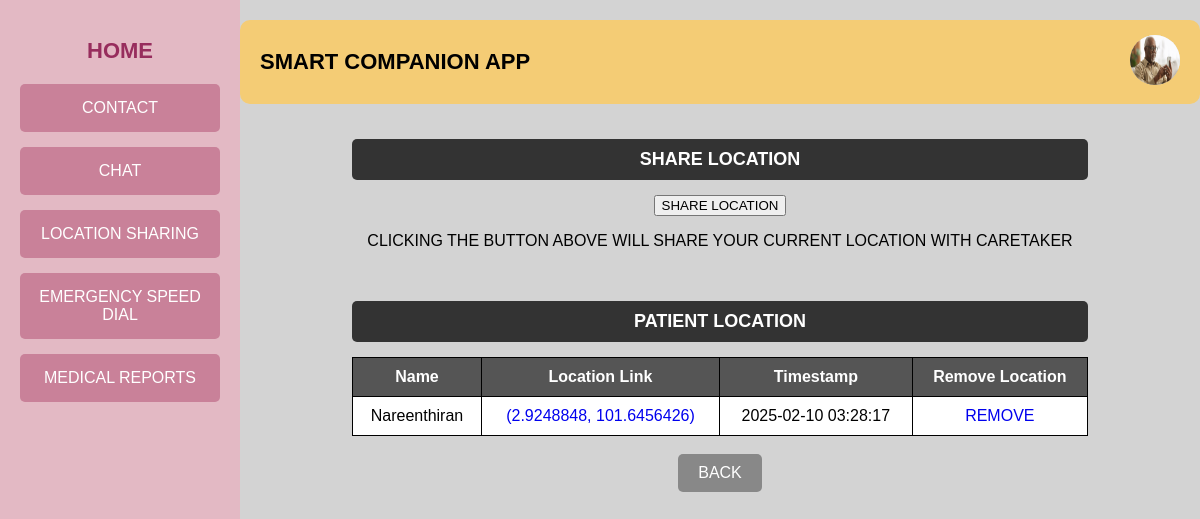
The page /locationuser (signed in) on the database as committed earlier.
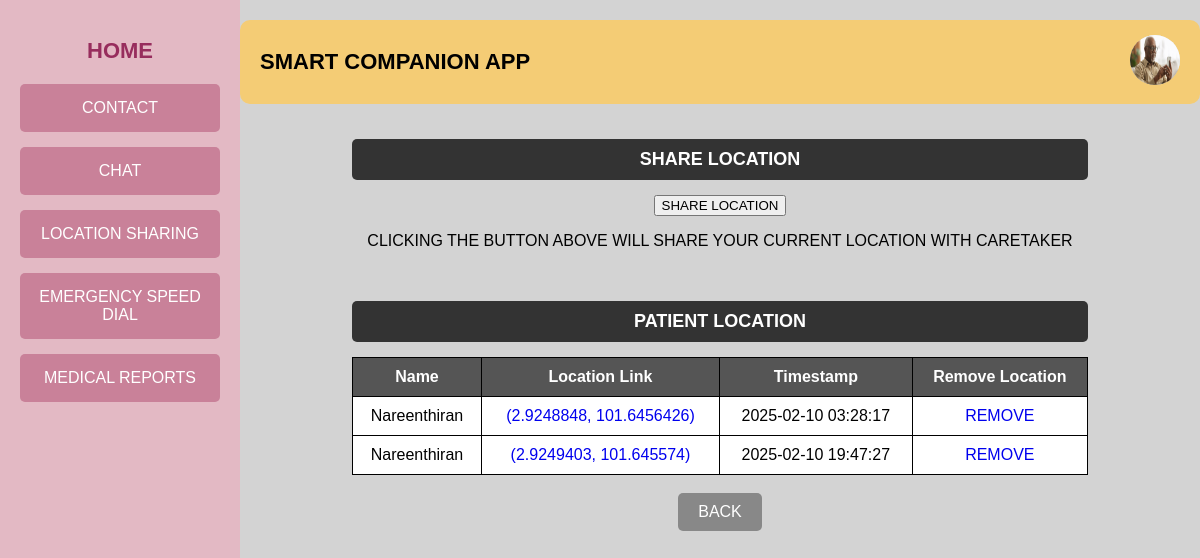
The same page on the database as committed later.
### tables this page shows
CREATE TABLE locations (
            id INTEGER PRIMARY KEY AUTOINCREMENT,
            user_id TEXT NOT NULL,
            name TEXT NOT NULL,
            latitude REAL NOT NULL,
            longitude REAL NOT NULL,
            timestamp TEXT NOT NULL
        );

### app.py (the view)
@app.route("/locationuser")
def locationuser():
    db = get_db()
    cursor = db.cursor()
    user_id = session.get('user_id')
    str_user_id = str(user_id)
    with open("static/img_log/user/"+ str_user_id + ".txt", "r") as file:
        image_name = str(file.read())
        image_url= url_for('static', filename='uploads/'+ image_name)
    cursor.execute("SELECT * FROM locations WHERE user_id = ?", (user_id,))
    location_list = cursor.fetchall()
    db.close()
    return render_template("User/location.html", image_url=image_url, contacts=location_list)

### app.py (called while the page is built)
def get_db():
    if 'db' not in g:
        g.db = sqlite3.connect('project.db')
        g.db.row_factory = sqlite3.Row
    return g.db

### templates/User/location.html (shortened to what this page needs)
<!DOCTYPE html>
<html lang="en">
<head>
    <link rel="stylesheet" href="static/contact.css">
</head>
<body>
    <div class="container">
        <div class="sidebar">
            <a href="{{ url_for('user') }}"><h2>HOME</h2></a>
            <a href="{{ url_for('contactuser') }}"><button class="nav-btn">CONTACT</button></a>
            <a href="{{ url_for('chatuser') }}"><button class="nav-btn">CHAT</button></a>
            <a href="{{ url_for('locationuser') }}"><button class="nav-btn">LOCATION SHARING</button></a>
            <a href="{{ url_for('emergencyuser') }}"><button class="nav-btn">EMERGENCY SPEED DIAL</button></a>
            <a href="{{ url_for('medicaluser') }}"><button class="nav-btn">MEDICAL REPORTS</button></a>
        </div>
        <div class="main-content">
            <div class="header">
                <h1>SMART COMPANION APP</h1>
                <div class="user-profile">
                    <a href="{{ url_for('userprofile') }}"><img src="{{ image_url }}" alt="Profile Picture" class="profile-img"></a>
                </div>
            </div>
            <div class="contacts-section">
                <div class="top-bar">
                   <h2 class="contacts-title">SHARE LOCATION</h2>
                </div>
                <div class="location-container">
                    <div class="box">
                        <button class="share-btn" onclick="shareLocation()">
                            <span>SHARE LOCATION</span>
                        </button>
                        <p id="status" class="info-text">CLICKING THE BUTTON ABOVE WILL SHARE YOUR CURRENT LOCATION WITH CARETAKER</p>
                    </div>
                </div>
            </div>
            <div class="contacts-section">
                <h2 class="contacts-title">PATIENT LOCATION</h2>
                <table class="contacts-table">
                    <tr>
                        <th>Name</th>
                        <th>Location Link</th>
                        <th>Timestamp</th>
                        <th>Remove Location</th>
                    </tr>
                    {% for contact in contacts %}
                    <tr>
                        <td>{{ contact[2] }}</td>
                        <td><a href=" https://www.google.com/maps?q={{ contact[3] }},{{ contact[4] }}" onclick="event.stopPropagation();" target="_blank">{{ contact[3], contact[4] }}</a></td>
                        <td>{{ contact[5] }}</td>
                        <td><a href="/deletelocation?time_number={{ contact[5] }}" class="edit-btn">REMOVE</a></td>
                    </tr>
                    {% endfor %}
                </table>
            </div><br>
            <a href="{{ url_for('user') }}"><button class="back-btn">BACK</button></a>
        </div>
    </div>
</body>
</html>

Rows that differ between the two databases and show on the page:
added locations: name "Nareenthiran", latitude+longitude "(2.9249403, 101.645574)", timestamp "2025-02-10 19:47:27"
